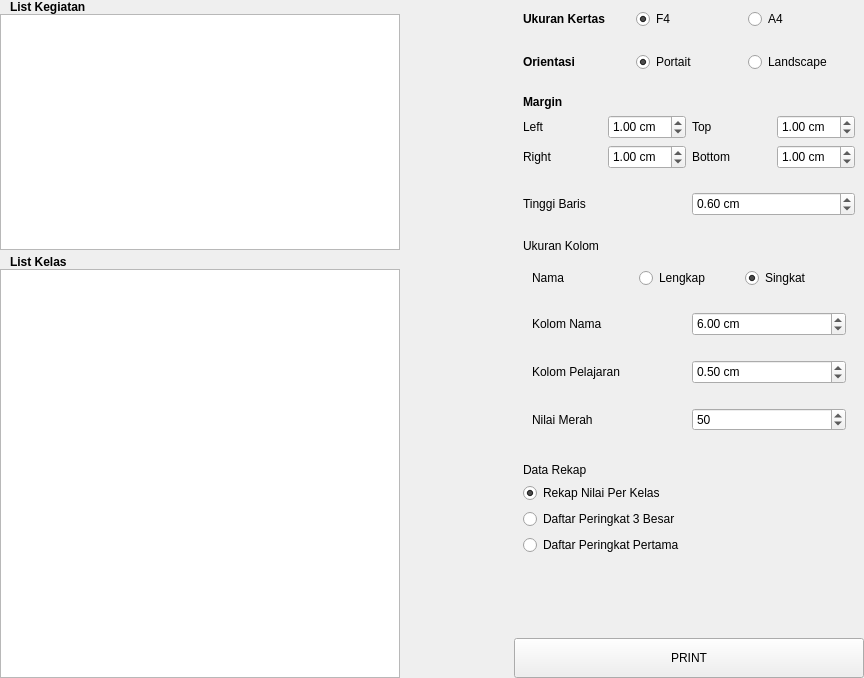
<?xml version="1.0" encoding="UTF-8"?>
<ui version="4.0">
 <class>Form</class>
 <widget class="QWidget" name="Form">
  <property name="geometry">
   <rect>
    <x>0</x>
    <y>0</y>
    <width>864</width>
    <height>678</height>
   </rect>
  </property>
  <property name="windowTitle">
   <string>Form</string>
  </property>
  <layout class="QGridLayout" name="gridLayout" columnstretch="0,1,0" columnminimumwidth="400,0,350">
   <property name="leftMargin">
    <number>0</number>
   </property>
   <property name="topMargin">
    <number>0</number>
   </property>
   <property name="rightMargin">
    <number>0</number>
   </property>
   <property name="bottomMargin">
    <number>0</number>
   </property>
   <property name="horizontalSpacing">
    <number>5</number>
   </property>
   <property name="verticalSpacing">
    <number>0</number>
   </property>
   <item row="0" column="0">
    <widget class="QWidget" name="widget" native="true">
     <layout class="QGridLayout" name="gridLayout_13" rowstretch="0,0">
      <property name="leftMargin">
       <number>0</number>
      </property>
      <property name="topMargin">
       <number>0</number>
      </property>
      <property name="rightMargin">
       <number>0</number>
      </property>
      <property name="bottomMargin">
       <number>0</number>
      </property>
      <property name="horizontalSpacing">
       <number>0</number>
      </property>
      <property name="verticalSpacing">
       <number>5</number>
      </property>
      <item row="0" column="0">
       <widget class="QWidget" name="widget_14" native="true">
        <property name="maximumSize">
         <size>
          <width>16777215</width>
          <height>250</height>
         </size>
        </property>
        <layout class="QGridLayout" name="gridLayout_15">
         <property name="leftMargin">
          <number>0</number>
         </property>
         <property name="topMargin">
          <number>0</number>
         </property>
         <property name="rightMargin">
          <number>0</number>
         </property>
         <property name="bottomMargin">
          <number>0</number>
         </property>
         <property name="spacing">
          <number>0</number>
         </property>
         <item row="0" column="0">
          <widget class="QLabel" name="label_16">
           <property name="font">
            <font>
             <weight>75</weight>
             <bold>true</bold>
            </font>
           </property>
           <property name="text">
            <string>List Kegiatan</string>
           </property>
           <property name="indent">
            <number>10</number>
           </property>
          </widget>
         </item>
         <item row="1" column="0">
          <widget class="QTableWidget" name="kegiatan_tbl">
           <property name="selectionBehavior">
            <enum>QAbstractItemView::SelectRows</enum>
           </property>
          </widget>
         </item>
        </layout>
       </widget>
      </item>
      <item row="1" column="0">
       <widget class="QWidget" name="widget_12" native="true">
        <layout class="QGridLayout" name="gridLayout_12">
         <property name="leftMargin">
          <number>0</number>
         </property>
         <property name="topMargin">
          <number>0</number>
         </property>
         <property name="rightMargin">
          <number>0</number>
         </property>
         <property name="bottomMargin">
          <number>0</number>
         </property>
         <property name="spacing">
          <number>0</number>
         </property>
         <item row="0" column="0">
          <widget class="QLabel" name="label_14">
           <property name="font">
            <font>
             <weight>75</weight>
             <bold>true</bold>
            </font>
           </property>
           <property name="text">
            <string>List Kelas</string>
           </property>
           <property name="indent">
            <number>10</number>
           </property>
          </widget>
         </item>
         <item row="1" column="0">
          <widget class="QTableWidget" name="kelas_tbl">
           <property name="selectionBehavior">
            <enum>QAbstractItemView::SelectRows</enum>
           </property>
          </widget>
         </item>
        </layout>
       </widget>
      </item>
     </layout>
    </widget>
   </item>
   <item row="0" column="2">
    <widget class="QWidget" name="widget_2" native="true">
     <layout class="QGridLayout" name="gridLayout_5">
      <property name="leftMargin">
       <number>0</number>
      </property>
      <property name="topMargin">
       <number>0</number>
      </property>
      <property name="rightMargin">
       <number>0</number>
      </property>
      <property name="bottomMargin">
       <number>0</number>
      </property>
      <property name="horizontalSpacing">
       <number>0</number>
      </property>
      <property name="verticalSpacing">
       <number>5</number>
      </property>
      <item row="6" column="0">
       <spacer name="verticalSpacer">
        <property name="orientation">
         <enum>Qt::Vertical</enum>
        </property>
        <property name="sizeHint" stdset="0">
         <size>
          <width>20</width>
          <height>129</height>
         </size>
        </property>
       </spacer>
      </item>
      <item row="2" column="0">
       <widget class="QWidget" name="widget_5" native="true">
        <layout class="QGridLayout" name="gridLayout_4">
         <item row="1" column="1">
          <widget class="QDoubleSpinBox" name="margin_left_spin">
           <property name="minimumSize">
            <size>
             <width>0</width>
             <height>24</height>
            </size>
           </property>
           <property name="suffix">
            <string> cm</string>
           </property>
           <property name="decimals">
            <number>2</number>
           </property>
           <property name="minimum">
            <double>0.500000000000000</double>
           </property>
           <property name="maximum">
            <double>30.000000000000000</double>
           </property>
           <property name="singleStep">
            <double>0.100000000000000</double>
           </property>
           <property name="value">
            <double>1.000000000000000</double>
           </property>
          </widget>
         </item>
         <item row="3" column="2">
          <widget class="QLabel" name="label_7">
           <property name="text">
            <string>Bottom</string>
           </property>
          </widget>
         </item>
         <item row="1" column="2">
          <widget class="QLabel" name="label_5">
           <property name="text">
            <string>Top</string>
           </property>
          </widget>
         </item>
         <item row="0" column="0">
          <widget class="QLabel" name="label_3">
           <property name="font">
            <font>
             <weight>75</weight>
             <bold>true</bold>
            </font>
           </property>
           <property name="text">
            <string>Margin</string>
           </property>
          </widget>
         </item>
         <item row="3" column="1">
          <widget class="QDoubleSpinBox" name="margin_right_spin">
           <property name="minimumSize">
            <size>
             <width>0</width>
             <height>24</height>
            </size>
           </property>
           <property name="suffix">
            <string> cm</string>
           </property>
           <property name="decimals">
            <number>2</number>
           </property>
           <property name="minimum">
            <double>0.500000000000000</double>
           </property>
           <property name="maximum">
            <double>30.000000000000000</double>
           </property>
           <property name="singleStep">
            <double>0.100000000000000</double>
           </property>
           <property name="value">
            <double>1.000000000000000</double>
           </property>
          </widget>
         </item>
         <item row="3" column="0">
          <widget class="QLabel" name="label_6">
           <property name="text">
            <string>Right</string>
           </property>
          </widget>
         </item>
         <item row="1" column="0">
          <widget class="QLabel" name="label_4">
           <property name="font">
            <font>
             <weight>50</weight>
             <bold>false</bold>
            </font>
           </property>
           <property name="text">
            <string>Left</string>
           </property>
          </widget>
         </item>
         <item row="1" column="3">
          <widget class="QDoubleSpinBox" name="margin_top_spin">
           <property name="minimumSize">
            <size>
             <width>0</width>
             <height>24</height>
            </size>
           </property>
           <property name="suffix">
            <string> cm</string>
           </property>
           <property name="decimals">
            <number>2</number>
           </property>
           <property name="minimum">
            <double>0.500000000000000</double>
           </property>
           <property name="maximum">
            <double>30.000000000000000</double>
           </property>
           <property name="singleStep">
            <double>0.100000000000000</double>
           </property>
           <property name="value">
            <double>1.000000000000000</double>
           </property>
          </widget>
         </item>
         <item row="3" column="3">
          <widget class="QDoubleSpinBox" name="margin_bottom_spin">
           <property name="minimumSize">
            <size>
             <width>0</width>
             <height>24</height>
            </size>
           </property>
           <property name="suffix">
            <string> cm</string>
           </property>
           <property name="decimals">
            <number>2</number>
           </property>
           <property name="minimum">
            <double>0.500000000000000</double>
           </property>
           <property name="maximum">
            <double>30.000000000000000</double>
           </property>
           <property name="singleStep">
            <double>0.100000000000000</double>
           </property>
           <property name="value">
            <double>1.000000000000000</double>
           </property>
          </widget>
         </item>
        </layout>
       </widget>
      </item>
      <item row="0" column="0">
       <widget class="QWidget" name="widget_3" native="true">
        <layout class="QGridLayout" name="gridLayout_2">
         <item row="0" column="2">
          <widget class="QRadioButton" name="a4_radio">
           <property name="text">
            <string>A4</string>
           </property>
          </widget>
         </item>
         <item row="0" column="0">
          <widget class="QLabel" name="label">
           <property name="font">
            <font>
             <weight>75</weight>
             <bold>true</bold>
            </font>
           </property>
           <property name="text">
            <string>Ukuran Kertas</string>
           </property>
          </widget>
         </item>
         <item row="0" column="1">
          <widget class="QRadioButton" name="f4_radio">
           <property name="text">
            <string>F4</string>
           </property>
           <property name="checked">
            <bool>true</bool>
           </property>
          </widget>
         </item>
        </layout>
       </widget>
      </item>
      <item row="1" column="0">
       <widget class="QWidget" name="widget_4" native="true">
        <layout class="QGridLayout" name="gridLayout_3">
         <item row="0" column="1">
          <widget class="QRadioButton" name="portait_radio">
           <property name="text">
            <string>Portait</string>
           </property>
           <property name="checked">
            <bool>true</bool>
           </property>
          </widget>
         </item>
         <item row="0" column="0">
          <widget class="QLabel" name="label_2">
           <property name="font">
            <font>
             <weight>75</weight>
             <bold>true</bold>
            </font>
           </property>
           <property name="text">
            <string>Orientasi</string>
           </property>
          </widget>
         </item>
         <item row="0" column="2">
          <widget class="QRadioButton" name="landscape_radio">
           <property name="text">
            <string>Landscape</string>
           </property>
          </widget>
         </item>
        </layout>
       </widget>
      </item>
      <item row="4" column="0">
       <widget class="QWidget" name="widget_6" native="true">
        <layout class="QGridLayout" name="gridLayout_6">
         <item row="1" column="0">
          <widget class="QWidget" name="widget_7" native="true">
           <layout class="QGridLayout" name="gridLayout_7">
            <item row="0" column="2">
             <widget class="QRadioButton" name="singkat_radio">
              <property name="text">
               <string>Singkat</string>
              </property>
              <property name="checked">
               <bool>true</bool>
              </property>
             </widget>
            </item>
            <item row="0" column="0">
             <widget class="QLabel" name="label_9">
              <property name="text">
               <string>Nama</string>
              </property>
             </widget>
            </item>
            <item row="0" column="1">
             <widget class="QRadioButton" name="lengkap_radio">
              <property name="text">
               <string>Lengkap</string>
              </property>
             </widget>
            </item>
           </layout>
          </widget>
         </item>
         <item row="3" column="0">
          <widget class="QWidget" name="widget_10" native="true">
           <layout class="QGridLayout" name="gridLayout_10">
            <item row="0" column="0">
             <widget class="QLabel" name="label_12">
              <property name="text">
               <string>Kolom Pelajaran</string>
              </property>
             </widget>
            </item>
            <item row="0" column="1">
             <widget class="QDoubleSpinBox" name="kolom_pelajaran_spin">
              <property name="minimumSize">
               <size>
                <width>0</width>
                <height>24</height>
               </size>
              </property>
              <property name="suffix">
               <string> cm</string>
              </property>
              <property name="decimals">
               <number>2</number>
              </property>
              <property name="singleStep">
               <double>0.100000000000000</double>
              </property>
              <property name="value">
               <double>0.500000000000000</double>
              </property>
             </widget>
            </item>
           </layout>
          </widget>
         </item>
         <item row="4" column="0">
          <widget class="QWidget" name="widget_13" native="true">
           <layout class="QGridLayout" name="gridLayout_14">
            <item row="0" column="0">
             <widget class="QLabel" name="label_15">
              <property name="text">
               <string>Nilai Merah</string>
              </property>
             </widget>
            </item>
            <item row="0" column="1">
             <widget class="QSpinBox" name="nilai_merah_spin">
              <property name="maximum">
               <number>100</number>
              </property>
              <property name="value">
               <number>50</number>
              </property>
             </widget>
            </item>
           </layout>
          </widget>
         </item>
         <item row="2" column="0">
          <widget class="QWidget" name="widget_8" native="true">
           <layout class="QGridLayout" name="gridLayout_8">
            <item row="0" column="0">
             <widget class="QLabel" name="label_10">
              <property name="text">
               <string>Kolom Nama</string>
              </property>
             </widget>
            </item>
            <item row="0" column="1">
             <widget class="QDoubleSpinBox" name="kolom_nama_spin">
              <property name="minimumSize">
               <size>
                <width>0</width>
                <height>24</height>
               </size>
              </property>
              <property name="suffix">
               <string> cm</string>
              </property>
              <property name="decimals">
               <number>2</number>
              </property>
              <property name="singleStep">
               <double>0.100000000000000</double>
              </property>
              <property name="value">
               <double>6.000000000000000</double>
              </property>
             </widget>
            </item>
           </layout>
          </widget>
         </item>
         <item row="0" column="0">
          <widget class="QLabel" name="label_8">
           <property name="text">
            <string>Ukuran Kolom</string>
           </property>
          </widget>
         </item>
        </layout>
       </widget>
      </item>
      <item row="5" column="0">
       <widget class="QWidget" name="widget_11" native="true">
        <layout class="QGridLayout" name="gridLayout_11">
         <item row="2" column="0">
          <widget class="QRadioButton" name="tiga_besar_radio">
           <property name="text">
            <string>Daftar Peringkat 3 Besar</string>
           </property>
          </widget>
         </item>
         <item row="0" column="0">
          <widget class="QLabel" name="label_13">
           <property name="text">
            <string>Data Rekap</string>
           </property>
          </widget>
         </item>
         <item row="1" column="0">
          <widget class="QRadioButton" name="perkelas_radio">
           <property name="text">
            <string>Rekap Nilai Per Kelas</string>
           </property>
           <property name="checked">
            <bool>true</bool>
           </property>
          </widget>
         </item>
         <item row="3" column="0">
          <widget class="QRadioButton" name="pertama_radio">
           <property name="text">
            <string>Daftar Peringkat Pertama</string>
           </property>
          </widget>
         </item>
        </layout>
       </widget>
      </item>
      <item row="3" column="0">
       <widget class="QWidget" name="widget_9" native="true">
        <layout class="QGridLayout" name="gridLayout_9">
         <item row="0" column="0">
          <widget class="QLabel" name="label_11">
           <property name="text">
            <string>Tinggi Baris</string>
           </property>
          </widget>
         </item>
         <item row="0" column="1">
          <widget class="QDoubleSpinBox" name="tinggi_baris_spin">
           <property name="minimumSize">
            <size>
             <width>0</width>
             <height>24</height>
            </size>
           </property>
           <property name="suffix">
            <string> cm</string>
           </property>
           <property name="decimals">
            <number>2</number>
           </property>
           <property name="singleStep">
            <double>0.100000000000000</double>
           </property>
           <property name="value">
            <double>0.600000000000000</double>
           </property>
          </widget>
         </item>
        </layout>
       </widget>
      </item>
      <item row="7" column="0">
       <widget class="QPushButton" name="pushButton">
        <property name="minimumSize">
         <size>
          <width>0</width>
          <height>40</height>
         </size>
        </property>
        <property name="text">
         <string>PRINT</string>
        </property>
       </widget>
      </item>
     </layout>
    </widget>
   </item>
   <item row="0" column="1">
    <widget class="QPdfView" name="pdf_viewer" native="true"/>
   </item>
  </layout>
 </widget>
 <customwidgets>
  <customwidget>
   <class>QPdfView</class>
   <extends>QWidget</extends>
   <header location="global">qpdfview.h</header>
   <container>1</container>
  </customwidget>
 </customwidgets>
 <resources/>
 <connections/>
</ui>
